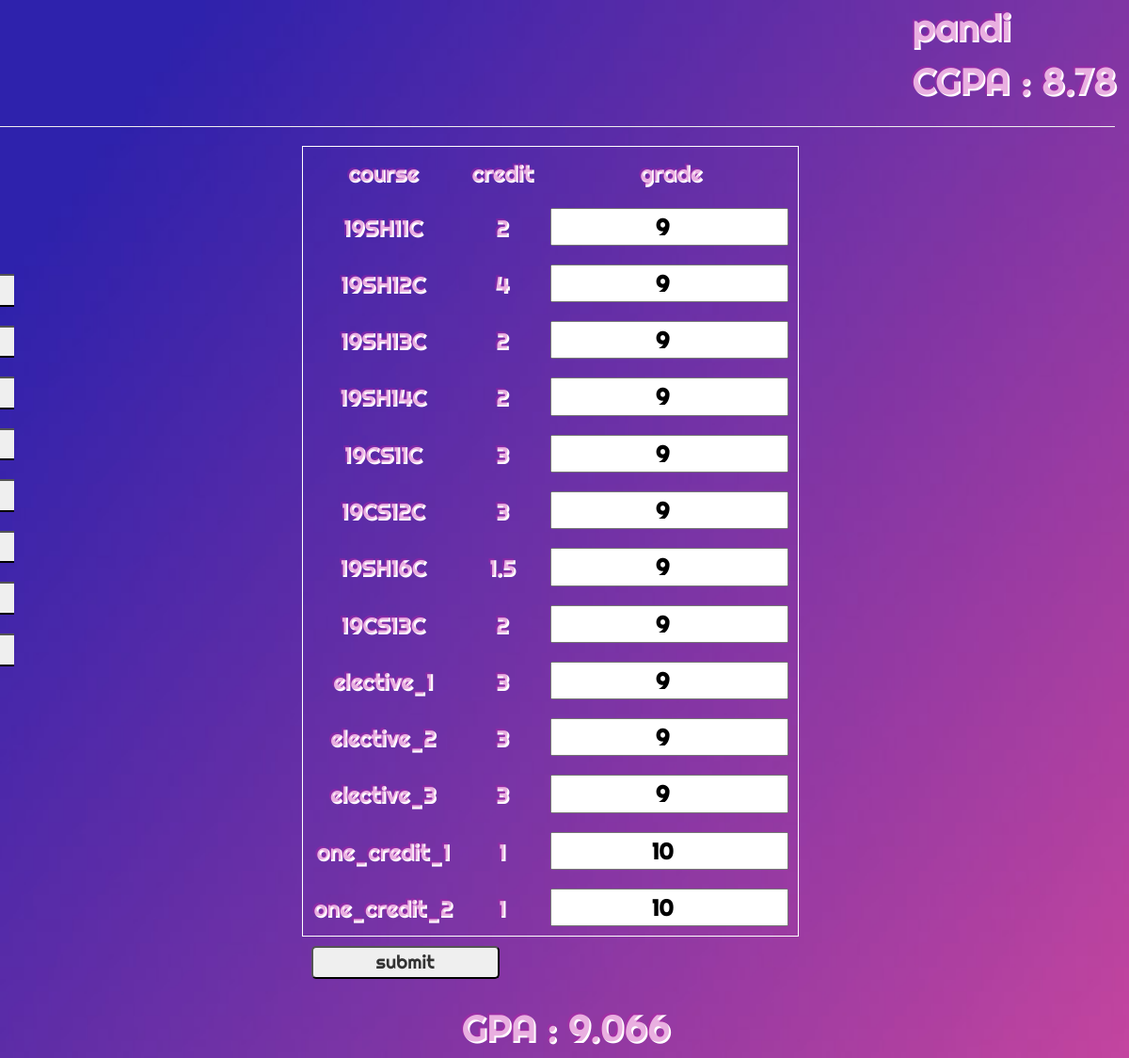
The app's page /dashboard1d.php?name=2012052 with its own data.
### tables this page shows
CREATE TABLE `semm1` (
  `name` varchar(30) NOT NULL,
  `reg_no` varchar(30) NOT NULL,
  `19SH11C` int(30) NOT NULL,
  `19SH12C` int(30) NOT NULL,
  `19SH13C` int(30) NOT NULL,
  `19SH14C` int(30) NOT NULL,
  `19CS11C` int(30) NOT NULL,
  `19CS12C` int(30) NOT NULL,
  `19SH16C` int(30) NOT NULL,
  `19CS13C` int(30) NOT NULL,
  `elective_1` int(30) NOT NULL,
  `elective_2` int(30) NOT NULL,
  `elective_3` int(30) NOT NULL,
  `one_credit_1` int(30) NOT NULL,
  `one_credit_2` int(30) NOT NULL,
  `gpa` decimal(30,3) NOT NULL
);

### dashboard1d.php (the view, shortened to what this page needs)
<!DOCTYPE html>
<?php
$servername = "sql104.infinityfree.com";
    $username = "if0_34376999";
    $password = "BJsLSq514Wgpk";
    $dbname = "if0_34376999_cgpa";
    $conn = mysqli_connect($servername, $username, $password, $dbname);
$arr1=[
    '19SH11C' => 2,
    '19SH12C' => 4,
    '19SH13C' => 2,
    '19SH14C' => 2,
    '19CS11C' => 3,
    '19CS12C' => 3,
    '19SH16C' => 1.5,
    '19CS13C' => 2,
    'elective_1'=>3,
    'elective_2'=>3,
    'elective_3'=>3,
    'one_credit_1'=>1,
    'one_credit_2'=>1,
];
$sql = "SELECT * FROM semm1 where reg_no='".$_GET['name']."'";
$result = mysqli_query($conn, $sql);
$row = mysqli_fetch_assoc($result);
$sum1=0;
$tot1=0;
foreach ($arr1 as $k => $v){
    if($row[$k]==-1){
             $tot1+=$arr1[$k];
    }
    else if($row[$k]*$arr1[$k]!=0){
        $sum1+=$row[$k]*$arr1[$k];
        $tot1+=$arr1[$k];
    }
}
$arr2=[
    '19CS21C' => 2,
    '19CS22C' => 4,
    '19CS23C' => 2,
    '19CS24C' => 2,
    '19CS25C' => 3,
    '19SH15C' => 4,
    '19CS26C' => 1.5,
    '19CS27C' => 2,
    '19GN01C' => 2,
    'elective_1'=>3,
    'elective_2'=>3,
    'elective_3'=>3,
    'one_credit_1'=>1,
    'one_credit_2'=>1
];
$sql = "SELECT * FROM sem2 where reg_no='".$_GET['name']."'";
$result = mysqli_query($conn, $sql);
$row = mysqli_fetch_assoc($result);
$sum2=0;
$tot2=0;
foreach ($arr2 as $k => $v){
if($row[$k]==-1){
             $tot2+=$arr2[$k];
    }
    else if($row[$k]*$arr2[$k]!=0){
        $sum2+=$row[$k]*$arr2[$k];
        $tot2+=$arr2[$k];
    }
}
$arr3=[
    '19CS31C' => 4,
    '19CS32C' => 3,
    '19CS33C' => 3,
    '19CS34C' => 3,
    '19CS35C' => 4,
    '19CS36C' => 3,
    '19MC01C' => 0,
    '19CS37C' => 2,
    '19CS38C' => 2,
    '19CS39C'=>1,
    'elective_1'=>3,
    'elective_2'=>3,
    'elective_3'=>3,
    'one_credit_1'=>1,
    'one_credit_2'=>1,
    'one_credit_3'=>1
];
$sql = "SELECT * FROM sem3 where reg_no='".$_GET['name']."'";
$result = mysqli_query($conn, $sql);
$row = mysqli_fetch_assoc($result);
$sum3=0;
$tot3=0;
foreach ($arr3 as $k => $v){
if($row[$k]==-1){
             $tot3+=$arr3[$k];
    }
    else if($row[$k]*$arr3[$k]!=0){
        $sum3+=$row[$k]*$arr3[$k];
        $tot3+=$arr3[$k];
    }
    }
$arr4=[
    '19CS41C' => 4,
    '19CS42C' => 4,
    '19CS43C' => 3,
    '19CS44C' => 3,
    '19CS45C' => 3,
    '19CS46C' => 3,
    '19CS47C' => 1.5,
    '19CS48C' => 1.5,
    '19CS49C'=>1.5,
    'elective_1'=>3,
    'elective_2'=>3,
    'elective_3'=>3,
    'one_credit_1'=>1,
    'one_credit_2'=>1
];
$sql = "SELECT * FROM sem4 where reg_no='".$_GET['name']."'";
$result = mysqli_query($conn, $sql);
$row = mysqli_fetch_assoc($result);
$sum4=0;
$tot4=0;
foreach ($arr4 as $k => $v){
if($row[$k]==-1){
             $tot4+=$arr4[$k];
    }
    else if($row[$k]*$arr4[$k]!=0){
        $sum4+=$row[$k]*$arr4[$k];
        $tot4+=$arr4[$k];
    }
    }
$arr5=[
    '19CS51C' => 4,
    '19CS52C' => 4,
    '19CS53C' => 3,
    '19CS54C' => 3,
    '19CS55C' => 3,
    '19MC02C' => 0,
    '19CS56C' => 1.5,
    '19CS57C' => 1.5,
    '19CS58C'=>1,
    'elective_1'=>3,
    'elective_2'=>3,
    'elective_3'=>3,
    'one_credit_1'=>1,
    'one_credit_2'=>1
];
$sql = "SELECT * FROM sem5 where reg_no='".$_GET['name']."'";
$result = mysqli_query($conn, $sql);
$row = mysqli_fetch_assoc($result);
$sum5=0;
$tot5=0;
foreach ($arr5 as $k => $v){
    if($row[$k]==-1){
             $tot5+=$arr5[$k];
    }
    else if($row[$k]*$arr5[$k]!=0){
        $sum5+=$row[$k]*$arr5[$k];
        $tot5+=$arr5[$k];
    }
    }
$arr6=[
    '19CS61C' => 3,
    '19CS62C' => 4,
    '19CS63C' => 3,
    '19CS64C' => 2,
    '19CS65C' => 1.5,
    '19CS66C' => 1,
    '19CS67C'=>2,
    'elective_1'=>3,
    'elective_2'=>3,
    'elective_3'=>3,
    'one_credit_1'=>1,
    'one_credit_2'=>1
];
$sql = "SELECT * FROM sem6 where reg_no='".$_GET['name']."'";
$result = mysqli_query($conn, $sql);
$row = mysqli_fetch_assoc($result);
$sum6=0;
$tot6=0;
foreach ($arr6 as $k => $v){
    if($row[$k]==-1){
             $tot6+=$arr6[$k];
    }
    else if($row[$k]*$arr6[$k]!=0){
        $sum6+=$row[$k]*$arr6[$k];
        $tot6+=$arr6[$k];
    }
    }
$arr7=[
    '19CS71C' => 1,
    '19CS72C'=>3,
    'elective_1'=>3,
    'elective_2'=>3,
    'elective_3'=>3,
    'one_credit_1'=>1,
    'one_credit_2'=>1
];
$sql = "SELECT * FROM sem7 where reg_no='".$_GET['name']."'";
$result = mysqli_query($conn, $sql);
$row = mysqli_fetch_assoc($result);
$sum7=0;
$tot7=0;
foreach ($arr7 as $k => $v){
if($row[$k]==-1){
             $tot7+=$arr7[$k];
    }
    else if($row[$k]*$arr7[$k]!=0){
        $sum7+=$row[$k]*$arr7[$k];
        $tot7+=$arr7[$k];
    }
    }
$arr8=[
    '19CS81C' => 6,
     '19CS82C'=>2,
    'elective_1'=>3,
    'elective_2'=>3,
    'elective_3'=>3,
    'one_credit_1'=>1,
    'one_credit_2'=>1
];
$sql = "SELECT * FROM sem8 where reg_no='".$_GET['name']."'";
$result = mysqli_query($conn, $sql);
$row = mysqli_fetch_assoc($result);
$sum8=0;
$tot8=0;
foreach ($arr8 as $k => $v){
if($row[$k]==-1){
             $tot8+=$arr8[$k];
    }
    else if($row[$k]*$arr8[$k]!=0){
        $sum8+=$row[$k]*$arr8[$k];
        $tot8+=$arr8[$k];
    }
    }
$cgpa=0;
$sum=$sum1+$sum2+$sum3+$sum4+$sum5+$sum6+$sum7+$sum8;
$tot=$tot1+$tot2+$tot3+$tot4+$tot5+$tot6+$tot7+$tot8;
if($tot!=0)
$cgpa=$sum/$tot;
?>
<html lang="en">
            <?php
$servername = "sql104.infinityfree.com";
    $username = "if0_34376999";
    $password = "BJsLSq514Wgpk";
    $dbname = "if0_34376999_cgpa";
    $conn = mysqli_connect($servername, $username, $password, $dbname);
            ?>
            <?php
                $arr1=[
                    '19SH11C' => 2,
                    '19SH12C' => 4,
                    '19SH13C' => 2,
                    '19SH14C' => 2,
                    '19CS11C' => 3,
                    '19CS12C' => 3,
                    '19SH16C' => 1.5,
                    '19CS13C' => 2,
                    'elective_1'=>3,
                    'elective_2'=>3,
                    'elective_3'=>3,
                    'one_credit_1'=>1,
                    'one_credit_2'=>1,
                ];
                $sql = "SELECT * FROM semm1 where reg_no='".$_GET['name']."'";
                $result = mysqli_query($conn, $sql);
                $row = mysqli_fetch_assoc($result);
                $gpa = $row["gpa"];
                ?>
<head>
    <link rel="stylesheet" href="https://maxcdn.bootstrapcdn.com/bootstrap/3.4.1/css/bootstrap.min.css">
</head>
<body>
    <div class="row">
    <div class="head" id="stu_name">
        <?php
        echo $row['name']."<br>CGPA : ".number_format((float)$cgpa, 2, '.', '');;
        ?>
    </div>
    </div>
    <div class="row">
        <hr>
    </div>
    <div class="row">
    <div class="semselect">
    <button id="sem1" onclick="sem_1()">Sem 1</button>
        <a href="/tutor_cgpa/tutor_cgpa/dashboard2.php?name=<?php echo $_GET["name"] ?>"><button id="sem2" onclick="sem_2()">Sem 2</button></a>
        <a href="/tutor_cgpa/tutor_cgpa/dashboard3.php?name=<?php echo $_GET["name"] ?>"><button id="sem3" onclick="sem_3()">Sem 3</button></a>
        <a href="/tutor_cgpa/tutor_cgpa/dashboard4.php?name=<?php echo $_GET["name"] ?>"><button id="sem4" onclick="sem_4()">Sem 4</button></a>
        <a href="/tutor_cgpa/tutor_cgpa/dashboard5.php?name=<?php echo $_GET["name"] ?>"><button id="sem5" onclick="sem_5()">Sem 5</button></a>
        <a href="/tutor_cgpa/tutor_cgpa/dashboard6.php?name=<?php echo $_GET["name"] ?>"><button id="sem6" onclick="sem_6()">Sem 6</button></a>
        <a href="/tutor_cgpa/tutor_cgpa/dashboard7.php?name=<?php echo $_GET["name"] ?>"><button id="sem7" onclick="sem_7()">Sem 7</button></a>
        <a href="/tutor_cgpa/tutor_cgpa/dashboard8.php?name=<?php echo $_GET["name"] ?>"><button id="sem8" onclick="sem_8()">Sem 8</button></a>
    </div>
    </div>
    <div id="abc">
    <div class="row" style="display: flex; justify-content: center;">
    <div id="sampp">
        <table id="samptt">
            <tr>
                <th>course</th>
                <th>credit</th>
                <th>grade</th>
            </tr>
            <?php
$servername = "sql104.infinityfree.com";
    $username = "if0_34376999";
    $password = "BJsLSq514Wgpk";
    $dbname = "if0_34376999_cgpa";
    $conn = mysqli_connect($servername, $username, $password, $dbname);                if ($conn->connect_error) {
                    die("Connection failed: " . $conn->connect_error);
                }
                $sql = "SELECT * FROM semm1 where reg_no='".$_GET['name']."'";
                $result = mysqli_query($conn, $sql);
                $row = mysqli_fetch_assoc($result);
                ?>
            <form method="post" action="/tutor_cgpa/tutor_cgpa/dashboard1d.php?name=<?php echo $_GET["name"] ?>&sem=1">
            <?php    foreach ($arr1 as $k => $v) {  ?>
            <tr>
                <td><?php echo $k ?></td>
                <td><?php echo $v ?></td>
                <td><input type="number" name="<?php echo $k ?>"  id=<?php echo "'".$k."'" ?> value=<?php echo $row[$k] ?> /></td>
            </tr>
            <?php } ?>
            </table>
            <input type="submit" value="submit"/>
        </div>
    </div>
</div>
<div class="calci" style="width:100%; text-align:center">
        <h1 id="gpaa">GPA : <?php echo $gpa ?></h1>
</div>
</body>
</html>

### dashboard1d.php (style rules this page uses)
.row { width: 100%; }
body { background: url("bg.png"); background-attachment: fixed; background-repeat: no-repeat; background-size: cover; }
#gpaa { font-family: 'Righteous', cursive; font-size: 30pt; font-weight: bolder; color: rgba(194, 32, 167, 0.356); text-shadow: 2px 2px white; }
.head { float: right; font-family: 'Righteous', cursive; font-size: 30pt; font-weight: bolder; color: rgba(194, 32, 167, 0.356); text-shadow: 2px 2px white; }
button,input[type="submit"] { width: 200px; margin: 10px; text-align: center; border-radius: 5px; font-size: 15pt; font-family: 'Righteous', cursive; }
td > input { color : black; text-align : center; }
.semselect { top: 25%; width: 30px; position: fixed; height: 100vh; overflow-x : hidden; }
tr,th,td { text-align:center; padding: 10px; font-family: 'Righteous', cursive; font-size: 18pt; font-weight: bold; color: rgba(194, 32, 167, 0.356); text-shadow: 2px 2px white; }
table { border: 1px solid white; width: 70%; }

### records on screen
semm1: name "pandi", 19SH11C "9", 19SH12C "9", 19SH13C "9", 19SH14C "9", 19CS11C "9", 19CS12C "9", 19SH16C "9", 19CS13C "9", elective_1 "9", elective_2 "9", elective_3 "9", one_credit_1 "10", one_credit_2 "10", gpa "9.066"

### other values on screen
$cgpa "8.78"
$k "19SH11C"
$v "2"
$k "19SH12C"
$v "4"
$k "19SH13C"
$k "19SH14C"
$k "19CS11C"
$v "3"
$k "19CS12C"
$k "19SH16C"
$v "1.5"
$k "19CS13C"
$k "elective_1"
$k "elective_2"
